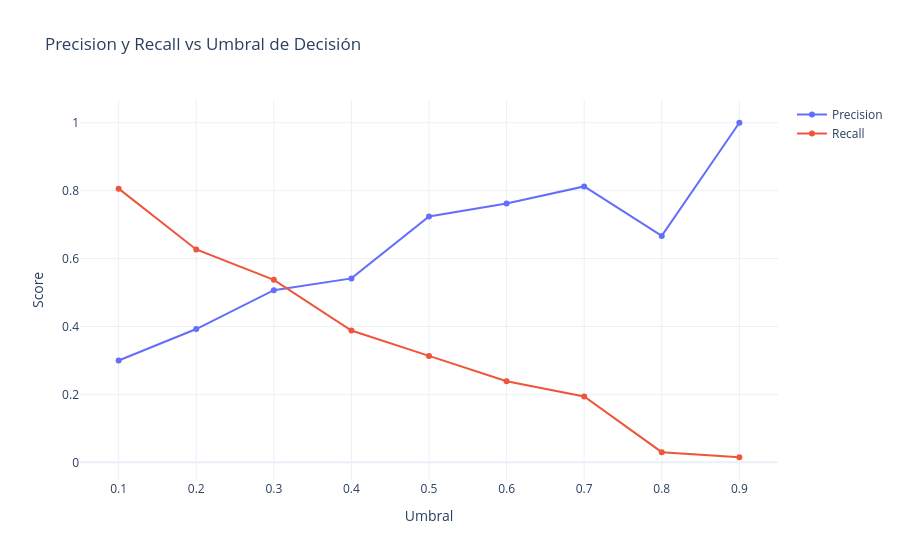

This figure's notebook cell:
### Markdown cell above
## 6. Creá un bucle for que itere sobre una lista de umbrales (ej. [0.1, 0.2, 0.3, 0.4, 0.5, 0.6, 0.7, 0.8, 0.9]). Para cada umbral, calculá y guardá la Precisión y el Recall para la clase 'Default'. Luego, graficá cómo cambian estas dos métricas a medida que varía el umbral (Precision-Recall Curve).

### Code cell
from sklearn.metrics import precision_score, recall_score

umbrales = [0.1, 0.2, 0.3, 0.4, 0.5, 0.6, 0.7, 0.8, 0.9]
precisiones = []
recalls = []

for umbral in umbrales:
    y_pred_u = (y_pred_proba >= umbral).astype(int)
    precisiones.append(precision_score(y_test, y_pred_u, zero_division=0))
    recalls.append(recall_score(y_test, y_pred_u))

fig = go.Figure()
fig.add_trace(go.Scatter(x=umbrales, y=precisiones, mode='lines+markers', name='Precision'))
fig.add_trace(go.Scatter(x=umbrales, y=recalls, mode='lines+markers', name='Recall'))
fig.update_layout(
    title='Precision y Recall vs Umbral de Decisión',
    xaxis_title='Umbral',
    yaxis_title='Score',
    template='plotly_white'
)
fig.show()

### Figure 1 — Plotly figure (JSON) as saved in the notebook; plotly's stock layout.template omitted (floating-point values rounded to 4 significant figures)
{"data": [{"mode": "lines+markers", "name": "Precision", "type": "scatter", "x": [0.1, 0.2, 0.3, 0.4, 0.5, 0.6, 0.7, 0.8, 0.9], "y": [0.3, 0.3925, 0.507, 0.5417, 0.7241, 0.7619, 0.8125, 0.6667, 1]}, {"mode": "lines+markers", "name": "Recall", "type": "scatter", "x": [0.1, 0.2, 0.3, 0.4, 0.5, 0.6, 0.7, 0.8, 0.9], "y": [0.806, 0.6269, 0.5373, 0.3881, 0.3134, 0.2388, 0.194, 0.02985, 0.01493]}], "layout": {"title": {"text": "Precision y Recall vs Umbral de Decisión"}, "xaxis": {"title": {"text": "Umbral"}}, "yaxis": {"title": {"text": "Score"}}}}
